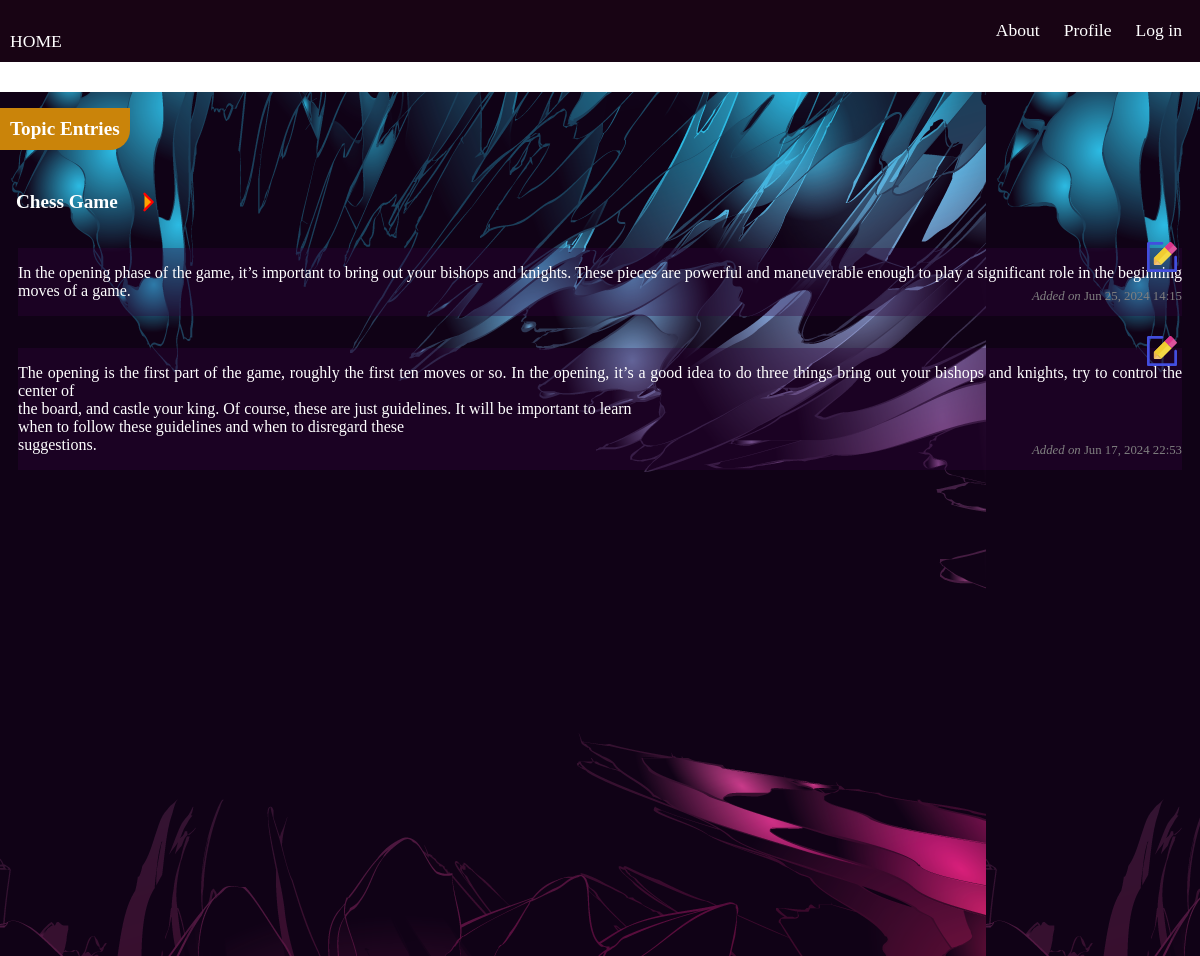
The page /topics/1/ on the database as committed earlier.
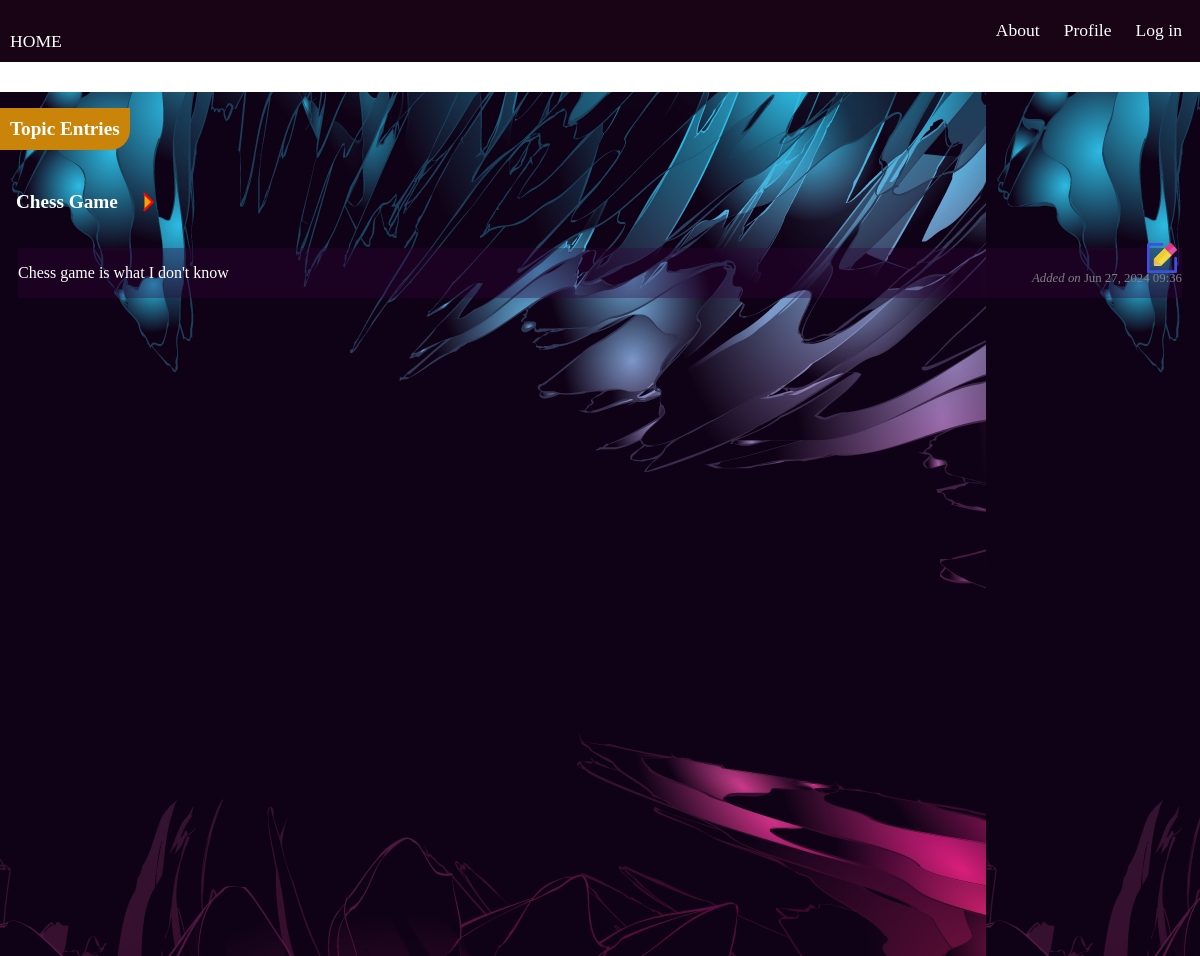
The same page on the database as committed later.
### learning_logs/models.py (models this page shows, shortened)
class Topic(models.Model):
    text = models.CharField(max_length=200)
    date_added = models.DateTimeField(auto_now_add=True)
    owner = models.ForeignKey(User, on_delete=models.CASCADE)

class Entry(models.Model):
    topic = models.ForeignKey(Topic, on_delete=models.CASCADE)
    text = models.TextField()
    date_added = models.DateTimeField(auto_now_add=True)
    class Meta:
        verbose_name_plural = 'entries'

### learning_logs/views.py (the view)
# urls.py: path('topics/<int:topic_id>/', views.topic, name='topic'),
def topic(request, topic_id):
    topic = Topic.objects.get(id=topic_id)
    enteries = topic.entry_set.order_by('-date_added')
    context = {'topic': topic, 'enteries': enteries}
    return render(request, 'learning_logs/topic.html', context)

### templates/learning_logs/topic.html (shortened to what this page needs)
{% extends 'learning_logs/base.html' %}
{% block content %}
    <div class='entry_cont'>
        <h2>Topic Entries</h2>
        <div class='entries'>
            <span class='span'>
                <h3>
                    {{topic.text}}
                </h3>
                <svg class="w-6 h-6 text-gray-800 dark:text-white" aria-hidden="true" xmlns="http://www.w3.org/2000/svg" width="28" height="28" fill="#ffa200" viewBox="0 0 24 24">
                    <path stroke="currentColor" stroke-linecap="round" stroke-linejoin="round" stroke-width="2" d="m9 5 7 7-7 7"/>
                  </svg>
            </span>
            <div class='post-detail'>
                {% for entry in enteries %}
                    <span class='entries_body'>
                        {{entry.text|linebreaks}}
                        <p class='details'>
                            <i>Added on  </i>{{ entry.date_added|date:'M d, Y H:i' }}
                        </p>
                        <i class='edit-icon'>
                            <a href="{% url 'learning_logs:edit_entry' entry.id %}" >
                            </a>
                        </i>
                    </span>
                    {% empty %}
                    <p class='empty'>There are no entries for this topic yet. </p>
                {% endfor %}
            </div>
        </div>
    </div>
{% endblock %}

### templates/learning_logs/base.html (shortened to what this page needs)
{% load static %}
<!DOCTYPE html>
<html lang="en">
<head>
    <link rel="stylesheet" href="{% static 'Assets/css/nav.css' %}" />
    <link rel="stylesheet" href="{% static 'Assets/css/index.css' %}" />
    <link rel="stylesheet" href="{% static 'Assets/css/topicstyle.css' %}" />
    <link rel='stylesheet' href="{% static 'Assets/css/newtopic.css' %}" />
    <link rel='stylesheet' href="{% static 'Assets/css/login.css' %}" />
    <link rel='stylesheet' href="{% static 'Assets/css/register.css' %}" />
</head>
<body>
<nav class='nav-bar'>
  <div class='nav-items'>
    <div class='nav-left'>
      <a href="{% url 'learning_logs:index' %}">Home</a>
    </div>
    <div class='nav-right'>
      <a>About</a>
      <a>Profile</a>
      {% if user.is_authenticated %}
        <a>Hello <strong>{{user.username}}</strong></a>
      {% else %}
        <a href="{% url 'accounts:login' %}"> Log in </a>
      {% endif %}
    </div>
  </div>
</nav>
  {% block content %}
  {% endblock %}
</body>
</html>

### static/Assets/css/nav.css (style rules this page uses)
.nav-bar { width: 100%; background: purple; height: 60px; display: flex; flex-direction: column; }
.nav-items { background: #180414; color: white; display: flex; justify-content: space-between; padding: 10px; }
.nav-left { height: 100%; margin-top: 1.3rem; }
.nav-left a { color: white; font-size: 1.1rem; text-decoration: none; text-transform: uppercase; }
.nav-right { display: flex; justify-content: center; align-items: center; gap: 0.5rem; }
.nav-right a { font-size: 1.1rem; font-weight: 500; text-decoration: none; color: white; margin: 0.5rem; }

### static/Assets/css/topicstyle.css (style rules this page uses)
.entry_cont { width: 100%; height: 100vh; background-color: black; position: relative; }
.entry_cont h2 { position: absolute; background: #ca840a; padding: 10px; border-radius: 0 0px 20px 0; font-size: 1.2rem; color: white; font-weight: 600 }
.entries { background-image: url('../images//bgentry.png') !important; background-repeat: round; background-position: center; background-size: cover; background: #100216; width: 100%; height: 100%; margin-top: 2rem; padding-top: 4rem;; }
.entries .span { display: flex; justify-content: flex-start; align-items: center; color: red; }
.entries span h3 { color: white; padding: 1rem; font-weight: 700; font-size: 1.2rem; }
.post-detail { display: flex; gap: 2rem; flex-direction: column; }
.entries_body { background-color: #33053c59; margin: 0rem auto; width: 97%; display: flex; flex-direction: column; gap: 1rem; position: relative; color: white; font-weight: 400; text-align: justify; }
.details { position: absolute; right: 0; bottom: 0; color: grey; font-size: 0.8rem; }
.edit-icon { position: absolute; right: 0; top: -10%; cursor: pointer; }

### templates/learning_logs/base.html (style rules this page uses)
body { max-width: 1350px; padding-left: auto; padding-right: auto; margin: 0 auto; }

Rows that differ between the two databases and show on the page:
removed Entry: text "In the opening phase of the game, it’s important to bring out your bishops and knights. These pieces are powerful and maneuverable enough to play a significant role in the beginning moves of a game.", date_added "Jun 25, 2024 14:15"
removed Entry: text "The opening is the first part of the game, roughly the first ten moves or so. In the opening, it’s a good idea to do three things bring out your bishops and knights, try to control the center of the board, and castle your king. Of course, these are just guidelines. It will be important to learn when to follow these guidelines and when to disregard these suggestions.", date_added "Jun 17, 2024 22:53"
added Entry: text "Chess game is what I don't know", date_added "Jun 27, 2024 09:36"
